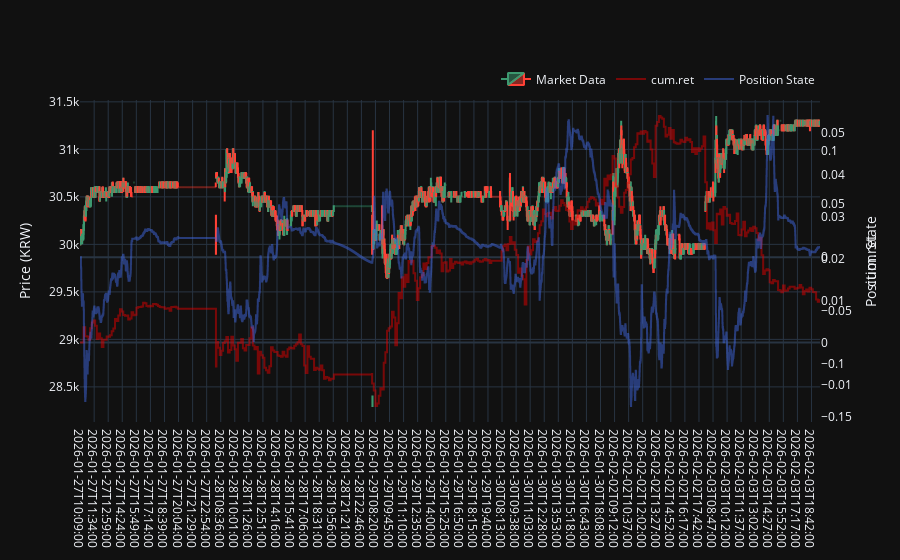

Notebook code for this chart:
### Code cell
position = Position(
    data=pd.DataFrame(
        position_input, index=s3_dfs["close"].index, columns=s3_dfs["close"].columns
        ).shift(DELAY).clip(-10000, 10000).ewm(halflife=60).mean().multiply(-1),
        interval=SIM_INTERVAL
    )
backtester = CloseBacktester(data=bars, fee=0.1 * 0.01) # TODO: exclude overnight return
df_results, pos_nanfilled, pos_zerofilled, pos_actual = backtester.run(position)

import random 
instr = random.choice(df_kospi50.index)
data = bars.data[instr].unstack()
data['Position'] = pos_zerofilled.data[instr]
data["returns"] = df_results["ret"]
chart(data)

### Figure 1 — Plotly figure (JSON) as saved in the notebook; plotly's stock layout.template omitted (floating-point values rounded to 4 significant figures; data arrays with more than 128 entries replaced by an {"elided": "..."} marker saying what was removed)
{"data": [{"close": {"elided": "4472 float values"}, "high": {"elided": "4472 float values"}, "low": {"elided": "4472 float values"}, "name": "Market Data", "open": {"elided": "4472 float values"}, "type": "candlestick", "x": {"elided": "4472 str values"}, "yaxis": "y"}, {"line": {"color": "rgba(225, 0,0, 0.5)", "shape": "hv", "width": 2}, "mode": "lines", "name": "cum.ret", "type": "scatter", "x": {"elided": "4472 str values"}, "y": {"elided": "4472 float values"}, "yaxis": "y2"}, {"line": {"color": "rgba(65, 105, 225, 0.5)", "shape": "hv", "width": 2}, "mode": "lines", "name": "Position State", "type": "scatter", "x": {"elided": "4472 str values"}, "y": {"elided": "4472 float values"}, "yaxis": "y3"}], "layout": {"legend": {"orientation": "h", "x": 1, "xanchor": "right", "y": 1.02, "yanchor": "bottom"}, "xaxis": {"rangeslider": {"visible": false}, "type": "category"}, "yaxis": {"side": "left", "title": {"text": "Price (KRW)"}}, "yaxis2": {"anchor": "x", "overlaying": "y", "showgrid": false, "side": "right", "title": {"text": "cum.ret"}}, "yaxis3": {"anchor": "x", "overlaying": "y", "showgrid": false, "side": "right", "title": {"text": "Position State"}}}}
